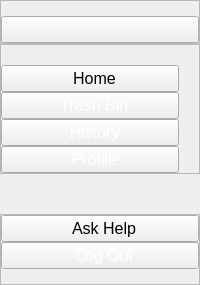
     <widget class="QWidget" name="menuContainer" native="true">
      <layout class="QVBoxLayout" name="verticalLayout">
       <property name="spacing">
        <number>0</number>
       </property>
       <property name="leftMargin">
        <number>0</number>
       </property>
       <property name="topMargin">
        <number>0</number>
       </property>
       <property name="rightMargin">
        <number>0</number>
       </property>
       <property name="bottomMargin">
        <number>0</number>
       </property>
       <item>
        <widget class="QWidget" name="menuSubContainer" native="true">
         <layout class="QVBoxLayout" name="verticalLayout_2">
          <property name="spacing">
           <number>0</number>
          </property>
          <property name="leftMargin">
           <number>0</number>
          </property>
          <property name="topMargin">
           <number>0</number>
          </property>
          <property name="rightMargin">
           <number>0</number>
          </property>
          <property name="bottomMargin">
           <number>0</number>
          </property>
          <item>
           <widget class="QFrame" name="frame">
            <property name="frameShape">
             <enum>QFrame::Shape::StyledPanel</enum>
            </property>
            <property name="frameShadow">
             <enum>QFrame::Shadow::Raised</enum>
            </property>
            <layout class="QVBoxLayout" name="verticalLayout_3">
             <property name="spacing">
              <number>0</number>
             </property>
             <property name="leftMargin">
              <number>0</number>
             </property>
             <property name="topMargin">
              <number>15</number>
             </property>
             <property name="rightMargin">
              <number>0</number>
             </property>
             <property name="bottomMargin">
              <number>0</number>
             </property>
             <item>
              <widget class="QPushButton" name="menuBtn">
               <property name="font">
                <font>
                 <pointsize>12</pointsize>
                </font>
               </property>
               <property name="toolTip">
                <string>menu</string>
               </property>
               <property name="styleSheet">
                <string notr="true">color: white;</string>
               </property>
               <property name="text">
                <string/>
               </property>
               <property name="icon">
                <iconset>
                 <normaloff>:/icons/assets/icons/menu.svg</normaloff>:/icons/assets/icons/menu.svg</iconset>
               </property>
               <property name="iconSize">
                <size>
                 <width>25</width>
                 <height>25</height>
                </size>
               </property>
              </widget>
             </item>
            </layout>
           </widget>
          </item>
          <item>
           <widget class="QFrame" name="frame_2">
            <property name="sizePolicy">
             <sizepolicy hsizetype="Preferred" vsizetype="Preferred">
              <horstretch>0</horstretch>
              <verstretch>0</verstretch>
             </sizepolicy>
            </property>
            <property name="frameShape">
             <enum>QFrame::Shape::StyledPanel</enum>
            </property>
            <property name="frameShadow">
             <enum>QFrame::Shadow::Raised</enum>
            </property>
            <layout class="QVBoxLayout" name="verticalLayout_4">
             <property name="spacing">
              <number>0</number>
             </property>
             <property name="leftMargin">
              <number>0</number>
             </property>
             <property name="topMargin">
              <number>20</number>
             </property>
             <property name="rightMargin">
              <number>20</number>
             </property>
             <property name="bottomMargin">
              <number>0</number>
             </property>
             <item>
              <widget class="QPushButton" name="homeBtn">
               <property name="font">
                <font>
                 <pointsize>12</pointsize>
                </font>
               </property>
               <property name="text">
                <string>  Home</string>
               </property>
               <property name="icon">
                <iconset>
                 <normaloff>:/icons/assets/icons/home.svg</normaloff>:/icons/assets/icons/home.svg</iconset>
               </property>
               <property name="iconSize">
                <size>
                 <width>25</width>
                 <height>25</height>
                </size>
               </property>
              </widget>
             </item>
             <item>
              <widget class="QPushButton" name="trashBtn">
               <property name="font">
                <font>
                 <pointsize>12</pointsize>
                </font>
               </property>
               <property name="toolTip">
                <string>trash</string>
               </property>
               <property name="styleSheet">
                <string notr="true">color: white;</string>
               </property>
               <property name="text">
                <string>  Trash Bin</string>
               </property>
               <property name="icon">
                <iconset>
                 <normaloff>:/icons/assets/icons/trash-2.svg</normaloff>:/icons/assets/icons/trash-2.svg</iconset>
               </property>
               <property name="iconSize">
                <size>
                 <width>25</width>
                 <height>25</height>
                </size>
               </property>
              </widget>
             </item>
             <item>
              <widget class="QPushButton" name="historyBtn">
               <property name="font">
                <font>
                 <pointsize>12</pointsize>
                </font>
               </property>
               <property name="toolTip">
                <string>history</string>
               </property>
               <property name="styleSheet">
                <string notr="true">color: white;</string>
               </property>
               <property name="text">
                <string>  History</string>
               </property>
               <property name="icon">
                <iconset>
                 <normaloff>:/icons/assets/icons/clock.svg</normaloff>:/icons/assets/icons/clock.svg</iconset>
               </property>
               <property name="iconSize">
                <size>
                 <width>25</width>
                 <height>25</height>
                </size>
               </property>
              </widget>
             </item>
             <item>
              <widget class="QPushButton" name="profileBtn">
               <property name="font">
                <font>
                 <pointsize>12</pointsize>
                </font>
               </property>
               <property name="toolTip">
                <string>profile</string>
               </property>
               <property name="styleSheet">
                <string notr="true">color: white;</string>
               </property>
               <property name="text">
                <string>  Profile</string>
               </property>
               <property name="icon">
                <iconset>
                 <normaloff>:/icons/assets/icons/user.svg</normaloff>:/icons/assets/icons/user.svg</iconset>
               </property>
               <property name="iconSize">
                <size>
                 <width>25</width>
                 <height>25</height>
                </size>
               </property>
              </widget>
             </item>
            </layout>
           </widget>
          </item>
          <item>
           <spacer name="verticalSpacer">
            <property name="orientation">
             <enum>Qt::Orientation::Vertical</enum>
            </property>
            <property name="sizeType">
             <enum>QSizePolicy::Policy::Expanding</enum>
            </property>
            <property name="sizeHint" stdset="0">
             <size>
              <width>20</width>
              <height>40</height>
             </size>
            </property>
           </spacer>
          </item>
          <item>
           <widget class="QFrame" name="frame_3">
            <property name="frameShape">
             <enum>QFrame::Shape::StyledPanel</enum>
            </property>
            <property name="frameShadow">
             <enum>QFrame::Shadow::Raised</enum>
            </property>
            <layout class="QVBoxLayout" name="verticalLayout_5">
             <property name="spacing">
              <number>0</number>
             </property>
             <property name="leftMargin">
              <number>0</number>
             </property>
             <property name="topMargin">
              <number>0</number>
             </property>
             <property name="rightMargin">
              <number>0</number>
             </property>
             <property name="bottomMargin">
              <number>15</number>
             </property>
             <item>
              <widget class="QPushButton" name="askHelpBtn">
               <property name="font">
                <font>
                 <pointsize>12</pointsize>
                </font>
               </property>
               <property name="text">
                <string>  Ask Help</string>
               </property>
               <property name="icon">
                <iconset>
                 <normaloff>:/icons/assets/icons/help-circle.svg</normaloff>:/icons/assets/icons/help-circle.svg</iconset>
               </property>
               <property name="iconSize">
                <size>
                 <width>25</width>
                 <height>25</height>
                </size>
               </property>
              </widget>
             </item>
             <item>
              <widget class="QPushButton" name="logOutBtn">
               <property name="font">
                <font>
                 <pointsize>12</pointsize>
                </font>
               </property>
               <property name="toolTip">
                <string>logout</string>
               </property>
               <property name="styleSheet">
                <string notr="true">color: white;</string>
               </property>
               <property name="text">
                <string>  Log Out</string>
               </property>
               <property name="icon">
                <iconset>
                 <normaloff>:/icons/assets/icons/log-out.svg</normaloff>:/icons/assets/icons/log-out.svg</iconset>
               </property>
               <property name="iconSize">
                <size>
                 <width>25</width>
                 <height>25</height>
                </size>
               </property>
              </widget>
             </item>
            </layout>
           </widget>
          </item>
         </layout>
        </widget>
       </item>
      </layout>
     </widget>
